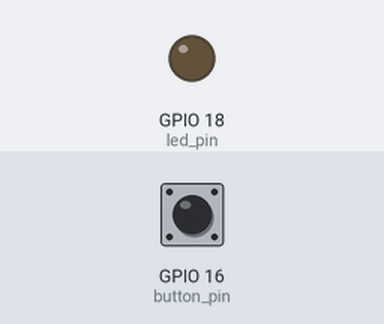
Bench run of a program on a simulated Raspberry Pi (BCM pin numbers). Parts: output pins drawn as LEDs (lit = HIGH). The test bench sets the inputs (shaded band); at power-on: GPIO 16 (button_pin) LOW.

Above: at 1.2 s.
1.3 s: GPIO 16 (button_pin) pulled HIGH for 0.15 s
At 1.4 s:
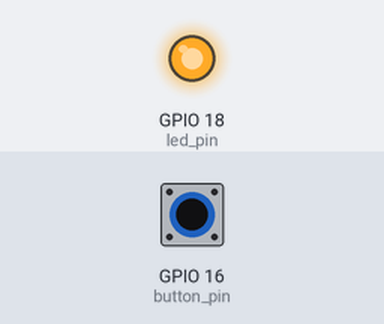
3.0 s: GPIO 16 (button_pin) pulled HIGH for 3.2 s
At 7.2 s:
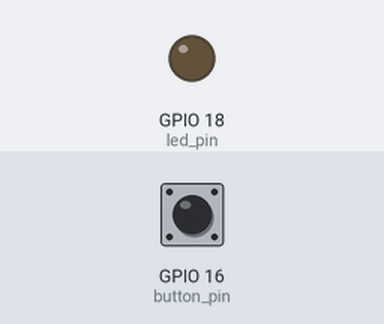
Timing chart, 0 to 8.7 s (numbered marks = the images above; inputs shaded):
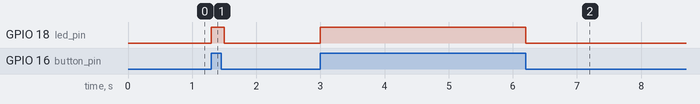

The program:

ex03_BtnLed.py
```python
#!/usr/bin/python
import RPi.GPIO as GPIO
import time

button_pin=16
led_pin = 18

GPIO.setmode(GPIO.BCM)
GPIO.setup(button_pin, GPIO.IN, pull_up_down=GPIO.PUD_DOWN)
GPIO.setup(led_pin, GPIO.OUT)

try:
    while 1:
        GPIO.output(led_pin, GPIO.input(button_pin))
        time.sleep(0.1)

except KeyboardInterrupt:
    GPIO.cleanup()
```

Measured:
- after the input at 1.3 s, GPIO 18 (led_pin): LOW → HIGH at once, → LOW 0.20 s later
- after the input at 3.0 s, GPIO 18 (led_pin): LOW → HIGH at once, → LOW 3.2 s later
